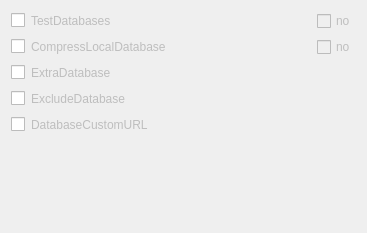
               <widget class="QWidget" name="scrollAreaWidgetContents_12">
                <property name="geometry">
                 <rect>
                  <x>0</x>
                  <y>0</y>
                  <width>367</width>
                  <height>233</height>
                 </rect>
                </property>
                <layout class="QVBoxLayout" name="verticalLayout_28">
                 <item>
                  <layout class="QHBoxLayout" name="horizontalLayoutFreshTestDatabases">
                   <item>
                    <widget class="QCheckBox" name="checkBoxEnableFreshTestDatabases">
                     <property name="text">
                      <string/>
                     </property>
                    </widget>
                   </item>
                   <item>
                    <widget class="QLabel" name="labelFreshTestDatabases">
                     <property name="enabled">
                      <bool>false</bool>
                     </property>
                     <property name="toolTip">
                      <string>BOOL&lt;br /&gt;
With this option enabled, freshclam will attempt to load new databases into memory to make sure they are properly handled by libclamav before replacing the old ones.&lt;br /&gt;
Default: enabled</string>
                     </property>
                     <property name="text">
                      <string>TestDatabases</string>
                     </property>
                    </widget>
                   </item>
                   <item>
                    <spacer name="horizontalSpacer_138">
                     <property name="orientation">
                      <enum>Qt::Horizontal</enum>
                     </property>
                     <property name="sizeHint" stdset="0">
                      <size>
                       <width>40</width>
                       <height>20</height>
                      </size>
                     </property>
                    </spacer>
                   </item>
                   <item>
                    <widget class="QCheckBox" name="checkBoxFreshTestDatabases">
                     <property name="enabled">
                      <bool>false</bool>
                     </property>
                     <property name="text">
                      <string>no</string>
                     </property>
                    </widget>
                   </item>
                  </layout>
                 </item>
                 <item>
                  <layout class="QHBoxLayout" name="horizontalLayoutFreshCompressLocalDatabase">
                   <item>
                    <widget class="QCheckBox" name="checkBoxEnableFreshCompressLocalDatabase">
                     <property name="text">
                      <string/>
                     </property>
                    </widget>
                   </item>
                   <item>
                    <widget class="QLabel" name="labelFreshCompressLocalDatabase">
                     <property name="enabled">
                      <bool>false</bool>
                     </property>
                     <property name="toolTip">
                      <string>BOOL&lt;br /&gt;
By default freshclam will keep the local databases (.cld) uncompressed to make their handling faster. With this option you can enable the compression; the change will take effect with the next database update.&lt;br /&gt;
Default: no</string>
                     </property>
                     <property name="text">
                      <string>CompressLocalDatabase</string>
                     </property>
                    </widget>
                   </item>
                   <item>
                    <spacer name="horizontalSpacer_139">
                     <property name="orientation">
                      <enum>Qt::Horizontal</enum>
                     </property>
                     <property name="sizeHint" stdset="0">
                      <size>
                       <width>40</width>
                       <height>20</height>
                      </size>
                     </property>
                    </spacer>
                   </item>
                   <item>
                    <widget class="QCheckBox" name="checkBoxFreshCompressLocalDatabase">
                     <property name="enabled">
                      <bool>false</bool>
                     </property>
                     <property name="text">
                      <string>no</string>
                     </property>
                    </widget>
                   </item>
                  </layout>
                 </item>
                 <item>
                  <layout class="QHBoxLayout" name="horizontalLayoutFreshExtraDatabase">
                   <item>
                    <widget class="QCheckBox" name="checkBoxEnableFreshExtraDatabase">
                     <property name="text">
                      <string/>
                     </property>
                    </widget>
                   </item>
                   <item>
                    <widget class="QLabel" name="labelFreshExtraDatabase">
                     <property name="enabled">
                      <bool>false</bool>
                     </property>
                     <property name="toolTip">
                      <string>STRING&lt;br /&gt;
Download an additional 3rd party signature database distributed through the ClamAV mirrors. This option can be used multiple times.&lt;br /&gt;
Default: disabled</string>
                     </property>
                     <property name="text">
                      <string>ExtraDatabase</string>
                     </property>
                    </widget>
                   </item>
                   <item>
                    <spacer name="horizontalSpacer_140">
                     <property name="orientation">
                      <enum>Qt::Horizontal</enum>
                     </property>
                     <property name="sizeHint" stdset="0">
                      <size>
                       <width>40</width>
                       <height>20</height>
                      </size>
                     </property>
                    </spacer>
                   </item>
                   <item>
                    <widget class="QStringListWidget" name="stringListFreshExtraDatabase">
                     <property name="enabled">
                      <bool>false</bool>
                     </property>
                     <property name="toolTip">
                      <string/>
                     </property>
                     <property name="whatsThis">
                      <string/>
                     </property>
                    </widget>
                   </item>
                  </layout>
                 </item>
                 <item>
                  <layout class="QHBoxLayout" name="horizontalLayoutFreshExcludeDatabase">
                   <item>
                    <widget class="QCheckBox" name="checkBoxEnableFreshExcludeDatabase">
                     <property name="text">
                      <string/>
                     </property>
                    </widget>
                   </item>
                   <item>
                    <widget class="QLabel" name="labelFreshExcludeDatabase">
                     <property name="enabled">
                      <bool>false</bool>
                     </property>
                     <property name="toolTip">
                      <string>STRING&lt;br /&gt;
Exclude a standard signature database (opt-out). This option can be used multiple times.&lt;br /&gt;
Default: disabled</string>
                     </property>
                     <property name="text">
                      <string>ExcludeDatabase</string>
                     </property>
                    </widget>
                   </item>
                   <item>
                    <spacer name="horizontalSpacer_141">
                     <property name="orientation">
                      <enum>Qt::Horizontal</enum>
                     </property>
                     <property name="sizeHint" stdset="0">
                      <size>
                       <width>40</width>
                       <height>20</height>
                      </size>
                     </property>
                    </spacer>
                   </item>
                   <item>
                    <widget class="QStringListWidget" name="stringListFreshExcludeDatabase">
                     <property name="enabled">
                      <bool>false</bool>
                     </property>
                     <property name="toolTip">
                      <string/>
                     </property>
                     <property name="whatsThis">
                      <string/>
                     </property>
                    </widget>
                   </item>
                  </layout>
                 </item>
                 <item>
                  <layout class="QHBoxLayout" name="horizontalLayoutFreshDatabaseCustomURL">
                   <item>
                    <widget class="QCheckBox" name="checkBoxEnableFreshDatabaseCustomURL">
                     <property name="text">
                      <string/>
                     </property>
                    </widget>
                   </item>
                   <item>
                    <widget class="QLabel" name="labelFreshDatabaseCustomURL">
                     <property name="enabled">
                      <bool>false</bool>
                     </property>
                     <property name="toolTip">
                      <string>STRING&lt;br /&gt;
With this option you can provide custom sources for database files. This option can be used multiple times. Support for: http(s)://, ftp(s)://, or file:// Example usage: DatabaseCustomURL https://myserver.com:4567/whitelist.wdb&lt;br /&gt;
Default: disabled</string>
                     </property>
                     <property name="text">
                      <string>DatabaseCustomURL</string>
                     </property>
                    </widget>
                   </item>
                   <item>
                    <spacer name="horizontalSpacer_142">
                     <property name="orientation">
                      <enum>Qt::Horizontal</enum>
                     </property>
                     <property name="sizeHint" stdset="0">
                      <size>
                       <width>40</width>
                       <height>20</height>
                      </size>
                     </property>
                    </spacer>
                   </item>
                   <item>
                    <widget class="QStringListWidget" name="stringListFreshDatabaseCustomURL">
                     <property name="enabled">
                      <bool>false</bool>
                     </property>
                     <property name="toolTip">
                      <string/>
                     </property>
                     <property name="whatsThis">
                      <string/>
                     </property>
                    </widget>
                   </item>
                  </layout>
                 </item>
                 <item>
                  <spacer name="verticalSpacer_12">
                   <property name="orientation">
                    <enum>Qt::Vertical</enum>
                   </property>
                   <property name="sizeHint" stdset="0">
                    <size>
                     <width>20</width>
                     <height>40</height>
                    </size>
                   </property>
                  </spacer>
                 </item>
                </layout>
               </widget>
